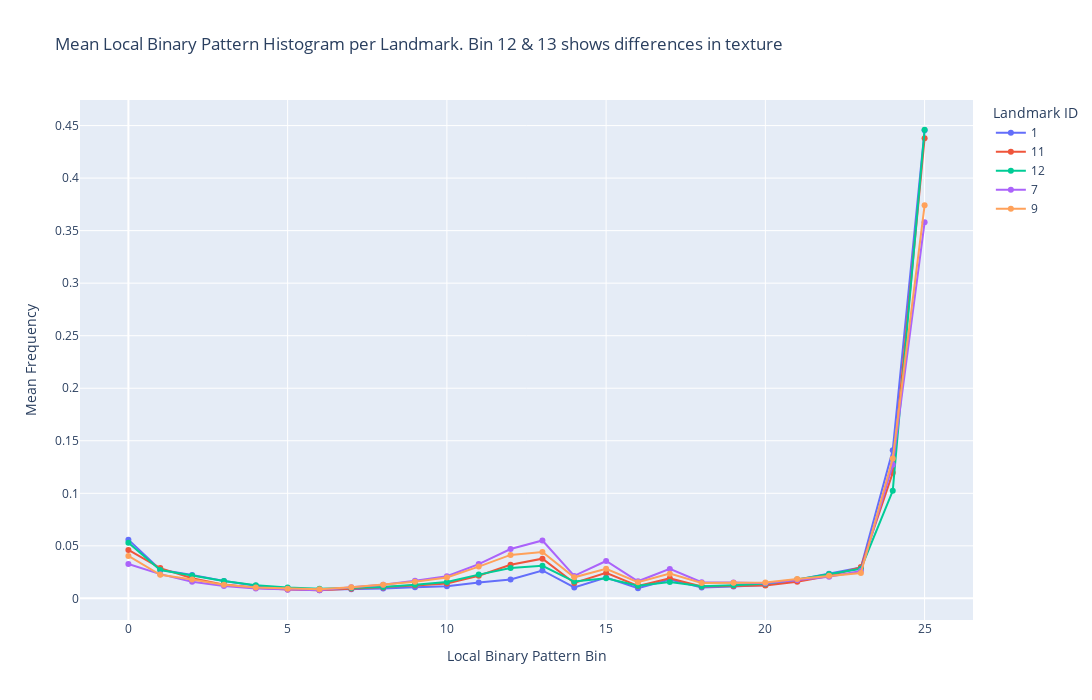

Here is the notebook cell this chart was saved with:
### Code cell
# Plot the Mean Local Binary Pattern histogram
lbp_df = five_landmarks_df.dropna(subset=['local_binary_pattern']).copy()

first_hist = lbp_df.iloc[0]['local_binary_pattern']
n_bins = len(first_hist)
# Get histogram mean grouped by landmark
mean_hists = lbp_df.groupby('landmark_id', observed=True)['local_binary_pattern'].apply(mean_histogram)

records = []
for landmark_id, hist in mean_hists.items():
    for i, v in enumerate(hist):
        records.append({'landmark_id': landmark_id, 'bin': i, 'value': float(v)})
plot_df = pd.DataFrame(records)

fig = px.line(
    plot_df,
    x='bin',
    y='value',
    color='landmark_id',
    markers=True,
    labels={'bin': 'Local Binary Pattern Bin', 'value': 'Mean Frequency', 'landmark_id': 'Landmark ID'},
    title='Mean Local Binary Pattern Histogram per Landmark. Bin 12 & 13 shows differences in texture'
)
fig.update_layout(width=1200, height=700)
fig.show()
fig.write_image('images/lbp_mean_histogram_5_landmarks.png', width=1200, height=700)

### Figure 1 — Plotly figure (JSON) as saved in the notebook; plotly's stock layout.template omitted (floating-point values rounded to 4 significant figures)
{"data": [{"hovertemplate": "Landmark ID=1<br>Local Binary Pattern Bin=%{x}<br>Mean Frequency=%{y}<extra></extra>", "legendgroup": "1", "line": {"color": "#636efa", "dash": "solid"}, "marker": {"symbol": "circle"}, "mode": "lines+markers", "name": "1", "orientation": "v", "showlegend": true, "x": [0, 1, 2, 3, 4, 5, 6, 7, 8, 9, 10, 11, 12, 13, 14, 15, 16, 17, 18, 19, 20, 21, 22, 23, 24, 25], "xaxis": "x", "y": [0.0559, 0.0273, 0.02221, 0.01644, 0.01195, 0.009338, 0.008114, 0.008637, 0.009278, 0.01061, 0.01146, 0.0151, 0.01791, 0.02654, 0.01042, 0.01989, 0.009608, 0.018, 0.01042, 0.01129, 0.01265, 0.01765, 0.02337, 0.02938, 0.141, 0.4455], "yaxis": "y", "type": "scatter"}, {"hovertemplate": "Landmark ID=11<br>Local Binary Pattern Bin=%{x}<br>Mean Frequency=%{y}<extra></extra>", "legendgroup": "11", "line": {"color": "#EF553B", "dash": "solid"}, "marker": {"symbol": "circle"}, "mode": "lines+markers", "name": "11", "orientation": "v", "showlegend": true, "x": [0, 1, 2, 3, 4, 5, 6, 7, 8, 9, 10, 11, 12, 13, 14, 15, 16, 17, 18, 19, 20, 21, 22, 23, 24, 25], "xaxis": "x", "y": [0.04605, 0.02883, 0.01917, 0.0131, 0.01004, 0.008509, 0.007725, 0.009197, 0.01033, 0.0122, 0.01421, 0.02149, 0.03202, 0.0378, 0.01462, 0.02422, 0.0118, 0.01906, 0.01125, 0.01183, 0.01217, 0.01591, 0.02124, 0.02975, 0.1195, 0.438], "yaxis": "y", "type": "scatter"}, {"hovertemplate": "Landmark ID=12<br>Local Binary Pattern Bin=%{x}<br>Mean Frequency=%{y}<extra></extra>", "legendgroup": "12", "line": {"color": "#00cc96", "dash": "solid"}, "marker": {"symbol": "circle"}, "mode": "lines+markers", "name": "12", "orientation": "v", "showlegend": true, "x": [0, 1, 2, 3, 4, 5, 6, 7, 8, 9, 10, 11, 12, 13, 14, 15, 16, 17, 18, 19, 20, 21, 22, 23, 24, 25], "xaxis": "x", "y": [0.05303, 0.02697, 0.02181, 0.01645, 0.01247, 0.01025, 0.009052, 0.009876, 0.01091, 0.01302, 0.01561, 0.0226, 0.02884, 0.03096, 0.01601, 0.01905, 0.01195, 0.01568, 0.01156, 0.01237, 0.01381, 0.01791, 0.0232, 0.0282, 0.1024, 0.446], "yaxis": "y", "type": "scatter"}, {"hovertemplate": "Landmark ID=7<br>Local Binary Pattern Bin=%{x}<br>Mean Frequency=%{y}<extra></extra>", "legendgroup": "7", "line": {"color": "#ab63fa", "dash": "solid"}, "marker": {"symbol": "circle"}, "mode": "lines+markers", "name": "7", "orientation": "v", "showlegend": true, "x": [0, 1, 2, 3, 4, 5, 6, 7, 8, 9, 10, 11, 12, 13, 14, 15, 16, 17, 18, 19, 20, 21, 22, 23, 24, 25], "xaxis": "x", "y": [0.03266, 0.02306, 0.01578, 0.01172, 0.009408, 0.008274, 0.007755, 0.01061, 0.01304, 0.0168, 0.021, 0.03264, 0.04693, 0.05511, 0.02139, 0.03557, 0.01624, 0.02803, 0.01538, 0.01501, 0.01436, 0.01748, 0.02058, 0.02603, 0.1272, 0.3579], "yaxis": "y", "type": "scatter"}, {"hovertemplate": "Landmark ID=9<br>Local Binary Pattern Bin=%{x}<br>Mean Frequency=%{y}<extra></extra>", "legendgroup": "9", "line": {"color": "#FFA15A", "dash": "solid"}, "marker": {"symbol": "circle"}, "mode": "lines+markers", "name": "9", "orientation": "v", "showlegend": true, "x": [0, 1, 2, 3, 4, 5, 6, 7, 8, 9, 10, 11, 12, 13, 14, 15, 16, 17, 18, 19, 20, 21, 22, 23, 24, 25], "xaxis": "x", "y": [0.04034, 0.02248, 0.018, 0.01295, 0.01039, 0.009137, 0.008565, 0.01069, 0.01296, 0.01587, 0.01992, 0.03022, 0.04134, 0.04407, 0.02007, 0.02821, 0.01536, 0.02354, 0.01467, 0.01482, 0.01501, 0.01839, 0.02153, 0.02417, 0.1332, 0.3741], "yaxis": "y", "type": "scatter"}], "layout": {"xaxis": {"anchor": "y", "domain": [0.0, 1.0], "title": {"text": "Local Binary Pattern Bin"}}, "yaxis": {"anchor": "x", "domain": [0.0, 1.0], "title": {"text": "Mean Frequency"}}, "legend": {"title": {"text": "Landmark ID"}, "tracegroupgap": 0}, "title": {"text": "Mean Local Binary Pattern Histogram per Landmark. Bin 12 & 13 shows differences in texture"}, "width": 1200, "height": 700}}
